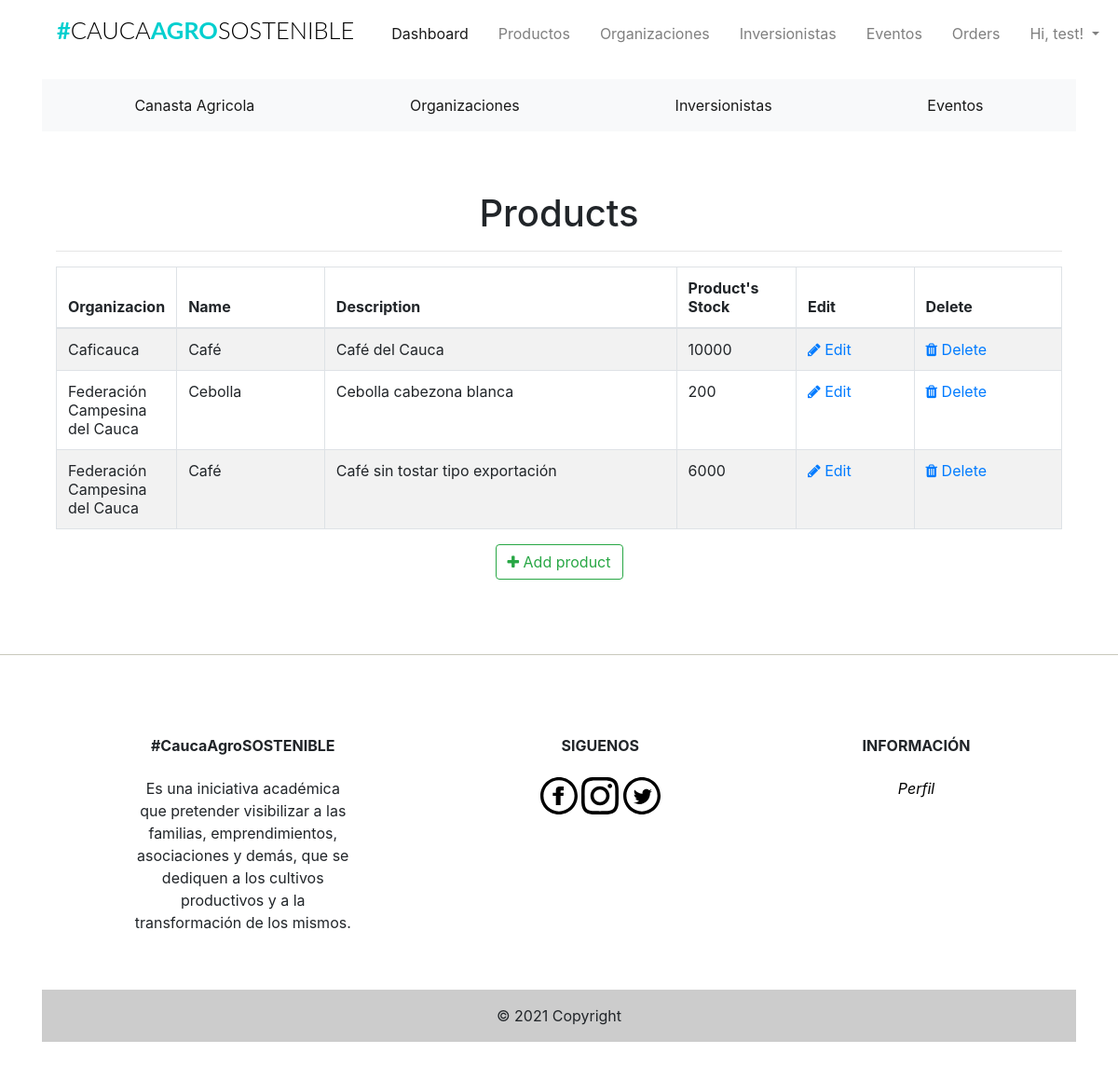
/admin/products (signed in), run on the app's committed database.
### app/models.py (models this page shows, shortened)
class Users(UserMixin, db.Model):
    __tablename__ = "users"
    id = db.Column(db.Integer, primary_key=True)
    firstname = db.Column(db.String(24), index=True)
    lastname = db.Column(db.String(24), index=True)
    email = db.Column(db.String(50), index=True, unique=True)
    password_hash = db.Column(db.String)
    phonenumber = db.Column(db.String(18), index=True, unique=True)
    is_admin = db.Column(db.Boolean, default=False)
    order = db.relationship("Orders", backref='ordered_products')
    kart = db.relationship('Kart', uselist=False, backref='user_kart')
    shipping_info = db.relationship(
        'ShippingInfo', backref='shipping', lazy='dynamic')

class Products(db.Model):
    __tablename__ = 'products'
    id = db.Column(db.Integer, primary_key=True)
    product_name = db.Column(db.String(100), index=True)
    product_price = db.Column(db.Integer, index=True)
    product_image = db.Column(db.String(120))
    product_description = db.Column(db.String(200))
    product_stock = db.Column(db.Integer)
    promotion_value = db.Column(db.Integer, index=True)
    organizacion_id = db.Column(db.Integer, db.ForeignKey('organizaciones.id'))
    order = db.relationship(
        'Orders', secondary=association_table, backref='my_orders', lazy='dynamic')

class Organizaciones(db.Model):
    __tablename__ = 'organizaciones'
    id = db.Column(db.Integer, primary_key=True)
    organizacion_name = db.Column(db.String(20), index=True)
    organizacion_image = db.Column(db.String(120))
    organizacion_location = db.Column(db.String(120))
    organizacion_phone = db.Column(db.String(15))
    product = db.relationship('Products', backref='products_organizaciones')

### app/admin/routes.py (the view)
@admin.route('/products', methods=['GET'])
@login_required
def list_products():
    check_admin()
    '''
	list all products
	'''
    products = Products.query.all()
    return render_template('admin/products/products.html', title='Products', products=products)

### app/admin/routes.py (called while the page is built)
def check_admin():
    if not current_user.is_admin:
        abort(403)

### app/models.py (called while the page is built)
@login_manager.user_loader
def load_user(id):
    return Users.query.get(int(id))

### app/templates/admin/products/products.html (shortened to what this page needs)
{% extends "base.html" %}
{% block head %}
<head>
    <link href="//maxcdn.bootstrapcdn.com/font-awesome/4.1.0/css/font-awesome.min.css" rel="stylesheet">
</head>
{% endblock head %}
{% block body %}
<div class="container">
  <div class="outer">
    <div class="middle">
      <div class="inner">
        <br/>
        <br/>
        <h1 style="text-align:center;">Products</h1>
        {% if products %}
          <hr class="intro-divider">
            <table class="table table-striped table-bordered">
              <thead>
                <tr>
                  <th width="10%"> Organizacion</th>
                  <th width="15%"> Name</th>
                  <th width="36%"> Description </th>
                  <th width="12%"> Product's Stock </th>
                  <th width="12%"> Edit </th>
                  <th width="15%"> Delete </th>
                </tr>
              </thead>
              <tbody>
              {% for product in products %}
                <tr>
                  <td>{{ product.products_organizaciones.organizacion_name}} </td>
                  <td> {{ product.product_name }} </td>
                  <td> {{ product.product_description }} </td>
                  <td>
                    {% if product %}
                      {{ product.product_stock }}
                    {% else %}
                      0
                    {% endif %}
                  </td>
                  <td>
                    <a href="{{ url_for('admin.edit_product', id=product.id) }}">
                      <i class="fa fa-pencil"></i> Edit
                    </a>
                  </td>
                  <td>
                    <a href="{{ url_for('admin.delete_product', id=product.id) }}">
                      <i class="fa fa-trash"></i> Delete
                    </a>
                  </td>
                </tr>
              {% endfor %}
              </tbody>
            </table>
          </div>
          <div style="text-align: center">
        {% else %}
          <div style="text-align: center">
            <h3> No Products have been added. </h3>
            <hr class="intro-divider">
        {% endif %}
          <a href="{{ url_for('admin.add_product') }}" class="btn btn-outline-success">
            <i class="fa fa-plus"></i>
            Add product
          </a>
        </div>
      </div>
    </div>
  </div>
{% endblock %}

### app/templates/base.html (shortened to what this page needs)
<html>
  <head>
      <link href="{{ url_for('static', filename='css/bootstrap.min.css') }}"rel="stylesheet">
      <link href="{{ url_for('static', filename='css/st.css') }}"rel="stylesheet">
      <link href='https://api.mapbox.com/mapbox-gl-js/v2.3.1/mapbox-gl.css' rel='stylesheet' />
      {%block head%}
      {%endblock head%}
  </head>
  <body>
  {% include "navbar.html" %}
  {% include "categories/categories.html" %}
  <div class="container">
    {% block body %}
    {% endblock %}
  </div>
  <div class="push"></div>
  <hr class="footer-break"></hr>
{% include "footer.html" %}
</body>
</html>

### app/templates/navbar.html (shortened to what this page needs)
{% block navbar %}
<div class="container mt-1 mb-3">
  <nav class="navbar navbar-expand-lg navbar-light">
    <h1 class="brand_name">
      <a class="navbar-brand" href="{{ url_for('home.homepage') }}">#<span>CAUCA</span>AGRO<span>SOSTENIBLE</span></a>
    </h1>
    <div class="collapse navbar-collapse" id="navbarNav">
      <ul class="navbar-nav ml-auto mr-auto mt-2 mt-lg-0">
        {% if current_user.is_authenticated %}
        {% if current_user.is_admin %}
        <li class="nav-item ml-3">
          <a class="nav-link active" href="{{ url_for('home.admin_dashboard') }}">Dashboard</a>
        </li>
        <li class="nav-item ml-3">
          <a class="nav-link" href="{{ url_for('admin.list_products') }}">Productos</a>
        </li>
        <li class="nav-item ml-3">
          <a class="nav-link" href="{{ url_for('admin.list_organizaciones') }}">Organizaciones</a>
        </li>
        <li class="nav-item ml-3">
          <a class="nav-link" href="{{ url_for('admin.list_inversionistas') }}">Inversionistas</a>
        </li>
        <li class="nav-item ml-3">
          <a class="nav-link" href="{{ url_for('admin.list_eventos') }}">Eventos</a>
        </li>
        <li class="nav-item ml-3">
          <a class="nav-link" href="{{ url_for('admin.list_orders') }}">Orders</a>
        </li>
        {% else %}
        <li class="nav-item ml-3">
          <a class="nav-link" href="{{ url_for('users.cart') }}">Cart<span class="badge badge-light">{{ count
              }}</span></a>
        </li>
        {% endif %}
        <li class="nav-item dropdown ml-3">
          <a class="nav-link dropdown-toggle" data-toggle="dropdown" href="#" role="button" aria-haspopup="true"
            aria-expanded="false">
            Hi, {{ current_user.firstname }}!
          </a>
        </li>
        {% endif %}
      </ul>
    </div>
  </nav>
</div>
{% endblock %}

### app/templates/categories/categories.html
{% block organizacion %}
<div class="container mt-1 mb-3 overflow-auto">
  <nav class="navbar navbar-expand navbar-light bg-light">
    <div class="collapse navbar-collapse" id="navbarNav">
      <ul class="navbar-nav d-flex justify-content-around">
        <li class="nav-item active">
          <a class="nav-link" href="{{ url_for('home.canasta') }}">Canasta Agricola</a>
        </li>
        <li class="nav-item active">
          <a class="nav-link" href="{{ url_for('home.organizaciones') }}">Organizaciones</a>
        </li>
        <li class="nav-item active">
          <a class="nav-link" href="{{ url_for('home.inversionistas')}}">Inversionistas</a>
        </li>
        <li class="nav-item active">
          <a class="nav-link" href="{{ url_for('home.eventos') }}">Eventos</a>
        </li>
      </ul>
    </div>
  </nav>
</div>
{% endblock %}

### app/templates/footer.html (shortened to what this page needs)
{% block footer %}
<div class="container my-5">
  <footer
          class="text-center text-lg-start text-black"
          style="background-color: #ffffff"
          >
    <div class="container p-4 pb-0">
      <section class="">
        <div class="row">
          <div class="col-md-3 col-lg-3 col-xl-3 mx-auto mt-3">
            <h6 class="text mb-4 font-weight-bold">
              #CaucaAgroSOSTENIBLE
            </h6>
            <p>
              Es una iniciativa
              académica que pretender visibilizar a las familias, emprendimientos, asociaciones y demás, que se dediquen
              a los cultivos productivos y a la transformación de los mismos.
            </p>
          </div>
          <div class="col-md-4 col-lg-3 col-xl-3 mx-auto mt-3">
            <h6 class="text-uppercase mb-4 font-weight-bold">Siguenos</h6>
            <a href="https://www.facebook.com/">
              <img src="{{ url_for('static',filename='iconmonstr-facebook.svg') }}" class="img-responsive svg-footer">
            </a>
            <a href="https://www.instagram.com/">
              <img src="{{ url_for('static',filename='iconmonstr-instagram.svg') }}" class="img-responsive svg-footer">
            </a>
            <a href="https://twitter.com/?lang=en">
              <img src="{{ url_for('static',filename='iconmonstr-twitter.svg') }}" class="img-responsive svg-footer">
            </a>
          </div>
          <div class="col-md-3 col-lg-2 col-xl-2 mx-auto mt-3">
            <h6 class="text-uppercase mb-4 font-weight-bold">Informaci&oacute;n</h6>
            <a href="{{ url_for('users.profile') }}">
              <p><i><span style="color:black;">Perfil</span></i><p>
            </a>
          </div>
        </div>
      </section>
    </div>
    <div class="text-center p-3" style="background-color: rgba(0, 0, 0, 0.2)">
      © 2021 Copyright
    </div>
  </footer>
</div>
{% endblock %}

### app/static/css/st.css (style rules this page uses)
.svg-footer { height: 2.5em; width: 2.5em; }
.footer-break { background-color:#e0e0d1; }
.brand_name .navbar-brand { font-size:1.59rem; text-transform: uppercase; font-family: 'Lato', sans-serif; font-weight: 700; color: #333; }
.brand_name >.navbar-brand { color:#01CFCF; text-decoration: none; }
.brand_name >.navbar-brand span { color: #000; font-weight: 300; }
.navbar-nav { width: 100%; align-items: flex-start; }
.push { height:4em; }
.row { margin-left: auto; margin-right: auto; margin-bottom: 20px; }
.row:after { content: ""; display: table; clear: both; }

### data on the page
Users: firstname "test"
Products: products_organizaciones.organizacion_name "Caficauca", product_name "Café", product_description "Café del Cauca", product_stock "10000"
Products: products_organizaciones.organizacion_name "Federación Campesina del Cauca", product_name "Cebolla", product_description "Cebolla cabezona blanca", product_stock "200"
Products: products_organizaciones.organizacion_name "Federación Campesina del Cauca", product_name "Café", product_description "Café sin tostar tipo exportación", product_stock "6000"
